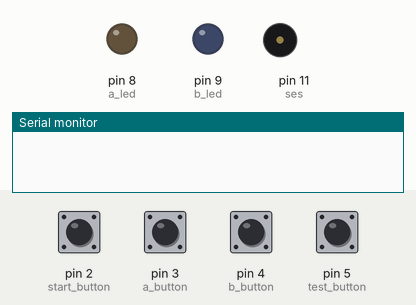
Recording of a sketch running on a simulated Arduino Uno, built with avr-gcc and run on an emulated ATmega328P. On the bench: output pins drawn as LEDs (lit = HIGH), buzzer (waves = sounding), the last lines printed to the serial monitor. Inputs (shaded band) come from the test bench; at power-on: pin 2 (start_button), pin 3 (a_button), pin 4 (b_button), pin 5 (test_button) LOW. Random numbers use the default seed unless the sketch sets one.

Above: at 1.2 s.
1.3 s: pin 2 (start_button) pulled HIGH for 0.15 s
At 8.35 s:
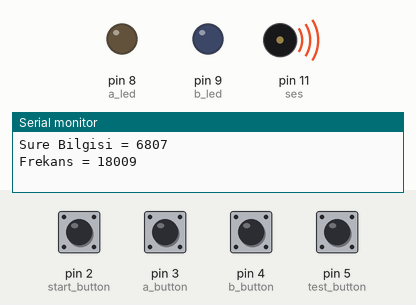
Timing chart, 0 to 8.9 s (numbered marks = the images above; inputs shaded):
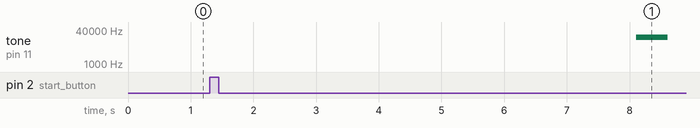

Measured:
- after the input at 1.3 s, tone on pin 11 (ses): silent → 18009 Hz after 6.8 s, → silent 0.50 s later

The sketch:

refleks_oyunu_buzzer_led_button.ino
```cpp
//BUTON DİGİTAL PİNLERİNİN TANIMLAMASI YAPILDI.
int start_button = 2;
int a_button = 3;
int b_button = 4;
int test_button = 5;

//LED DİGİTAL PİNLERİNİN TANIMLAMASI YAPILDI.
int a_led = 8;
int b_led = 9;

//SES İÇİN DİGİTAL PİN TANIMLAMASI YAPILDI.
int ses = 11;

//START BUTON VE OYUN RESET BUTONU DURUMLARI KAYIT EDİLMESİ İÇİN
// VERİ SAKLAMAK İÇİN DURUMLAR ADINDA 2 DEĞİŞKEN OLUŞTURULDU.
int start_durum = 0, test_durum = 0;
int a_button_degeri = 0, b_button_degeri = 0;


//SÜRE VE FREKANS VERİLERİ İNTEGER TÜRÜNDEN OLUŞTURULDU.
int surebilgisi;
int frekans;


//START VE RESET DURUMLARI İÇİN KULLANILACAK OLAN TRUE-FALSE EKLENDİ.
bool start_aktif_mi = false, test_aktif_mi = true;

void setup()
{
  Serial.begin(9600);  //SERİAL İLETİŞİM BAŞLATILDI.

  //BUTONLARIN GİRİŞ OLDUGU BELİRTİLDİ.
  pinMode(start_button, INPUT);
  pinMode(a_button, INPUT);
  pinMode(b_button, INPUT);
  pinMode(test_button, INPUT);

  //LEDLERİN ÇIKIŞ OLDUGU BELİRTİLDİ.
  pinMode(a_led, OUTPUT);
  pinMode(b_led, OUTPUT);

  //SESİN ÇIKIŞ OLDUGU BELİRTİLDİ.
  pinMode(ses, OUTPUT);
}

void loop()
{
  //BUTONLARA BASILIP BASILMADIĞI KONTROL EDİLDİ.
  start_durum = digitalRead(start_button);
  test_durum = digitalRead(test_button);

  //BUTONA BASILINCA STARTA TRUE DEĞERİ ATANDI.
  if(start_durum)
  {
    start_aktif_mi = true;
  }

  //BUTONA BASILINCA TESTE TRUE DEĞERİ ATANDI VE LEDLER KAPATILDI.
  if(test_durum)
  {
    test_aktif_mi = true;

    digitalWrite(a_led, LOW);
    digitalWrite(b_led, LOW);
  }

  //BUTONLARIN DURUMLARI KONTROL EDİLDİ.
  if(start_aktif_mi && test_aktif_mi)
  {
    surebilgisi = random(5000,10000); //Süre bilgisi rasgele olarak atandı.
    frekans = random(20,20000); //Frekans rasgele olarak atandı.

    //İstenilen bilgiler serial ekrana yazdırıldı.
    Serial.print("Sure Bilgisi = ");
    Serial.println(surebilgisi);

    Serial.print("Frekans = ");
    Serial.println(frekans);

    delay(surebilgisi); //Belirlenen süre kadar sistem yavaşlatıldı.

    tone(ses,frekans,500);//İstenilen frekansta 2 saniye ses üretildi.

    while(true)
    {
      //A VE B BUTONLARIN DURUMLARI SÜREKLİ OLARAK KONTROL EDİLDİ.
      a_button_degeri = digitalRead(a_button);
      b_button_degeri = digitalRead(b_button);

      //EGER A BUTONUNA ERKEN BASILIRSA BURADAKİ İŞLEMLER YAPILACAK.
      if(a_button_degeri)
      {
        digitalWrite(a_led, HIGH); //KIRMIZI LED YANDI.
        digitalWrite(b_led, LOW); //YEŞİL LED KAPALI TUTULDU.

        Serial.println("KAZANAN = A");//KAZANANIN İSMİ SERİAL EKRANA YAZILDI.

        test_aktif_mi = false;

        break; //WHİLE DÖNGÜSÜNDEN ÇIKILDI.

      }

      //EGER B BUTONUNA ERKEN BASILIRSA BURADAKİ İŞLEMLER YAPILACAK.
      if(b_button_degeri)
      {
        digitalWrite(a_led, LOW);//KIRMIZI LED KAPALI TUTULDU.
        digitalWrite(b_led, HIGH);//YEŞİL LED YANDI.

        Serial.println("KAZANAN = B");//KAZANANIN İSMİ SERİAL EKRANA YAZILDI.

        test_aktif_mi = false;

        break; //WHİLE DÖNGÜSÜNDEN ÇIKILDI.
      }
    }
  }

}
```
